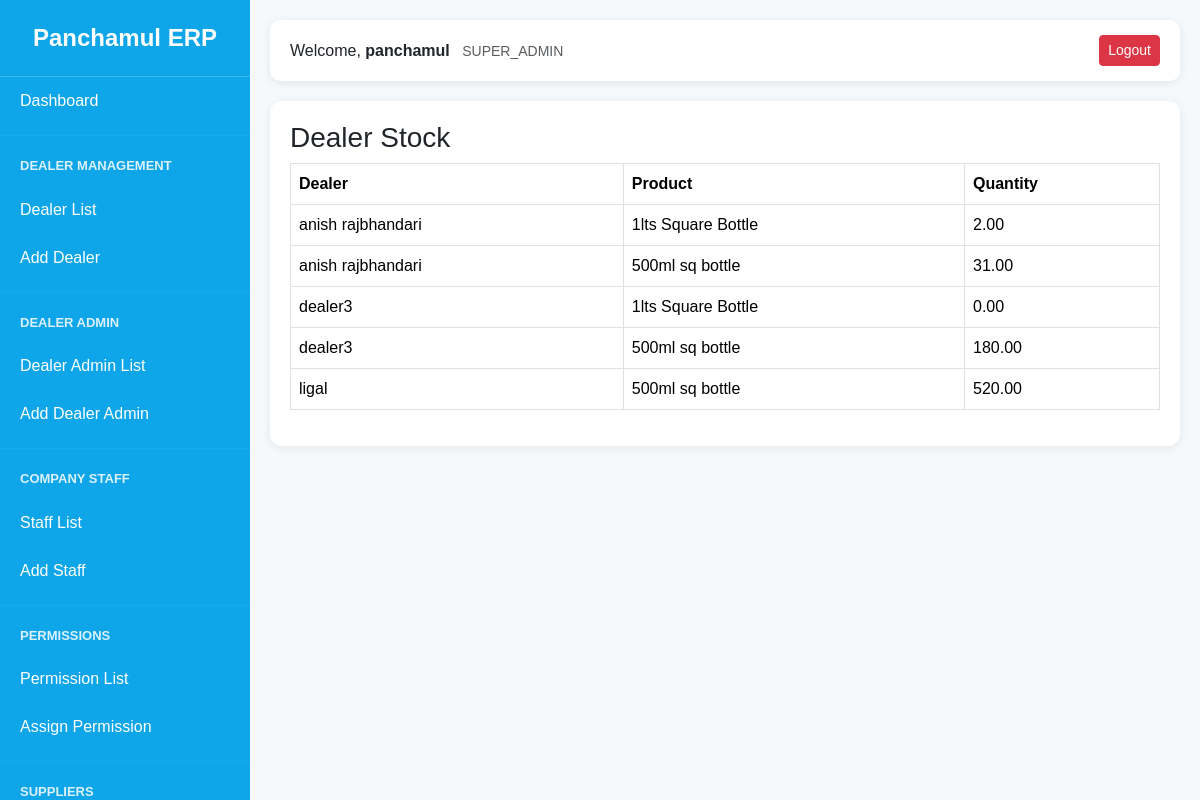
Page /inventory/dealer-stock/ (signed in) on the earlier database version.
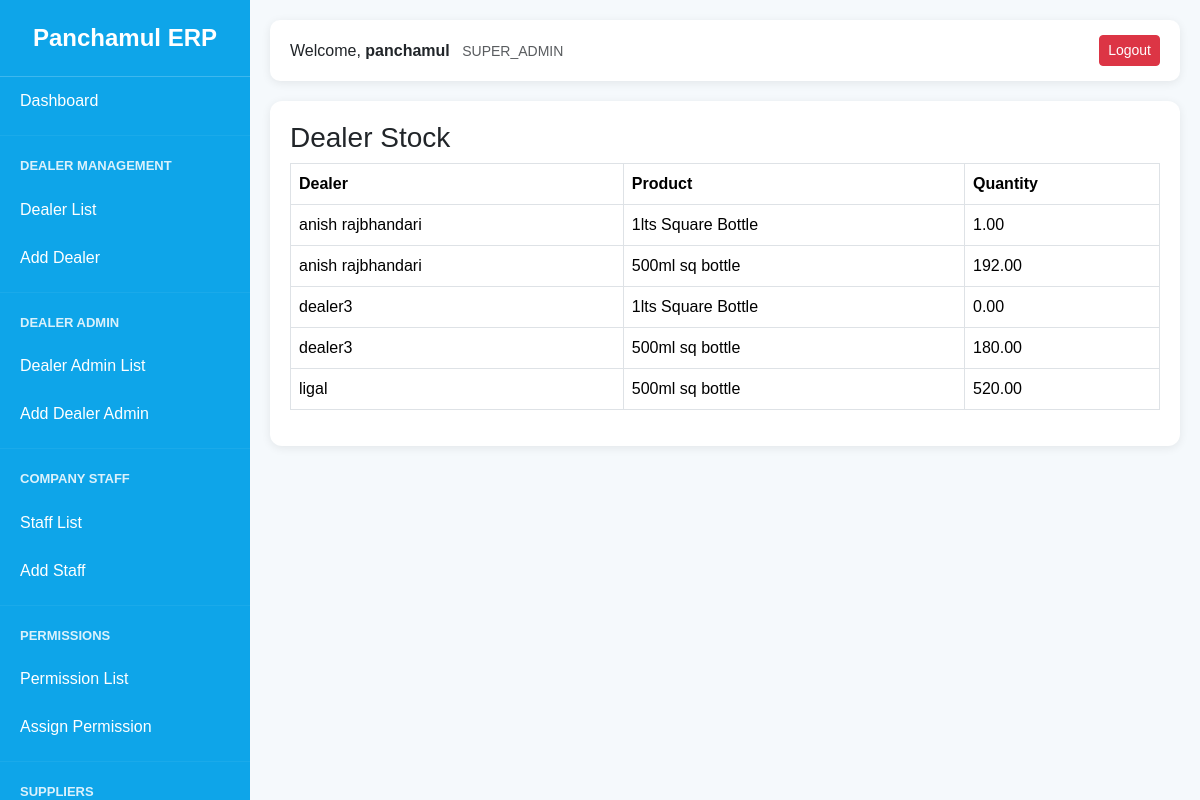
Same page on the later database version.
### inventory/models.py (models this page shows, shortened)
class DealerStock(models.Model):
    dealer = models.ForeignKey(
        'dealers.Dealer',
        on_delete=models.CASCADE
    )
    product = models.ForeignKey(
        Product,
        on_delete=models.CASCADE
    )
    quantity = models.DecimalField(
        max_digits=12,
        decimal_places=2,
        default=0
    )
    updated_at = models.DateTimeField(
        auto_now=True
    )
    class Meta:
        unique_together = (
            'dealer',
            'product'
        )

class Product(models.Model):
    UNIT_CHOICES = (
        ('PCS', 'Pieces'),
        ('BOX', 'Box'),
        ('LTR', 'Liter'),
    )
    name = models.CharField(
        max_length=200
    )
    unit = models.CharField(
        max_length=20,
        choices=UNIT_CHOICES
    )
    current_stock = models.DecimalField(
        max_digits=12,
        decimal_places=2,
        default=0
    )
    minimum_stock = models.DecimalField(
        max_digits=12,
        decimal_places=2,
        default=0
    )
    is_active = models.BooleanField(
        default=True
    )
    created_at = models.DateTimeField(
        auto_now_add=True
    )

### dealers/models.py (models this page shows, shortened)
class Dealer(models.Model):
    name = models.CharField(max_length=200)
    address = models.TextField()
    phone = models.CharField(max_length=20)
    email = models.EmailField(
        blank=True,
        null=True
    )
    created_by = models.ForeignKey(
        settings.AUTH_USER_MODEL,
        on_delete=models.SET_NULL,
        null=True,
        related_name='dealers'
    )
    is_active = models.BooleanField(
        default=True
    )
    created_at = models.DateTimeField(
        auto_now_add=True
    )

### inventory/views.py (the view)
@login_required
def dealer_stock_list(request):
    stocks = DealerStock.objects.select_related(
        'dealer',
        'product'
    ).order_by(
        'dealer__name',
        'product__name'
    )
    return render(
        request,
        'inventory/dealer_stock_list.html',
        {
            'stocks': stocks
        }
    )

### accounts/context_processors.py (called while the page is built)
def user_permissions(request):
    permissions = {}
    if request.user.is_authenticated:
        perms = ModulePermission.objects.filter(
            user=request.user
        )
        for p in perms:
            permissions[p.module] = p
    return {
        'user_permissions': permissions
    }

### templates/inventory/dealer_stock_list.html
{% extends 'dashboard/base.html' %}
{% block content %}
<div class="card-box">
    <h3>Dealer Stock</h3>
    <table class="table table-bordered">
        <thead>
            <tr>
                <th>Dealer</th>
                <th>Product</th>
                <th>Quantity</th>
            </tr>
        </thead>
        <tbody>
        {% for stock in stocks %}
            <tr>
                <td>
                    {{ stock.dealer.name }}
                </td>
                <td>
                    {{ stock.product.name }}
                </td>
                <td>
                    {{ stock.quantity }}
                </td>
            </tr>
        {% empty %}
            <tr>
                <td colspan="3">
                    No stock found.
                </td>
            </tr>
        {% endfor %}
        </tbody>
    </table>
</div>
{% endblock %}

Differences in the rows shown:
changed DealerStock (number 1 of 5 on the later page): quantity "2.00" → "1.00"
changed DealerStock (number 2 of 5 on the later page): quantity "31.00" → "192.00"
